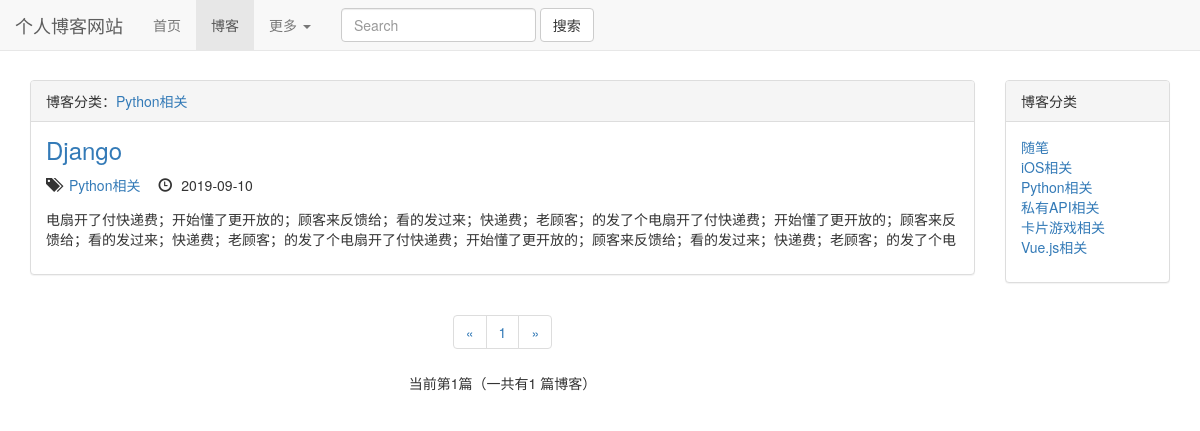
Before: /blogs/type/3/ with the older database file.
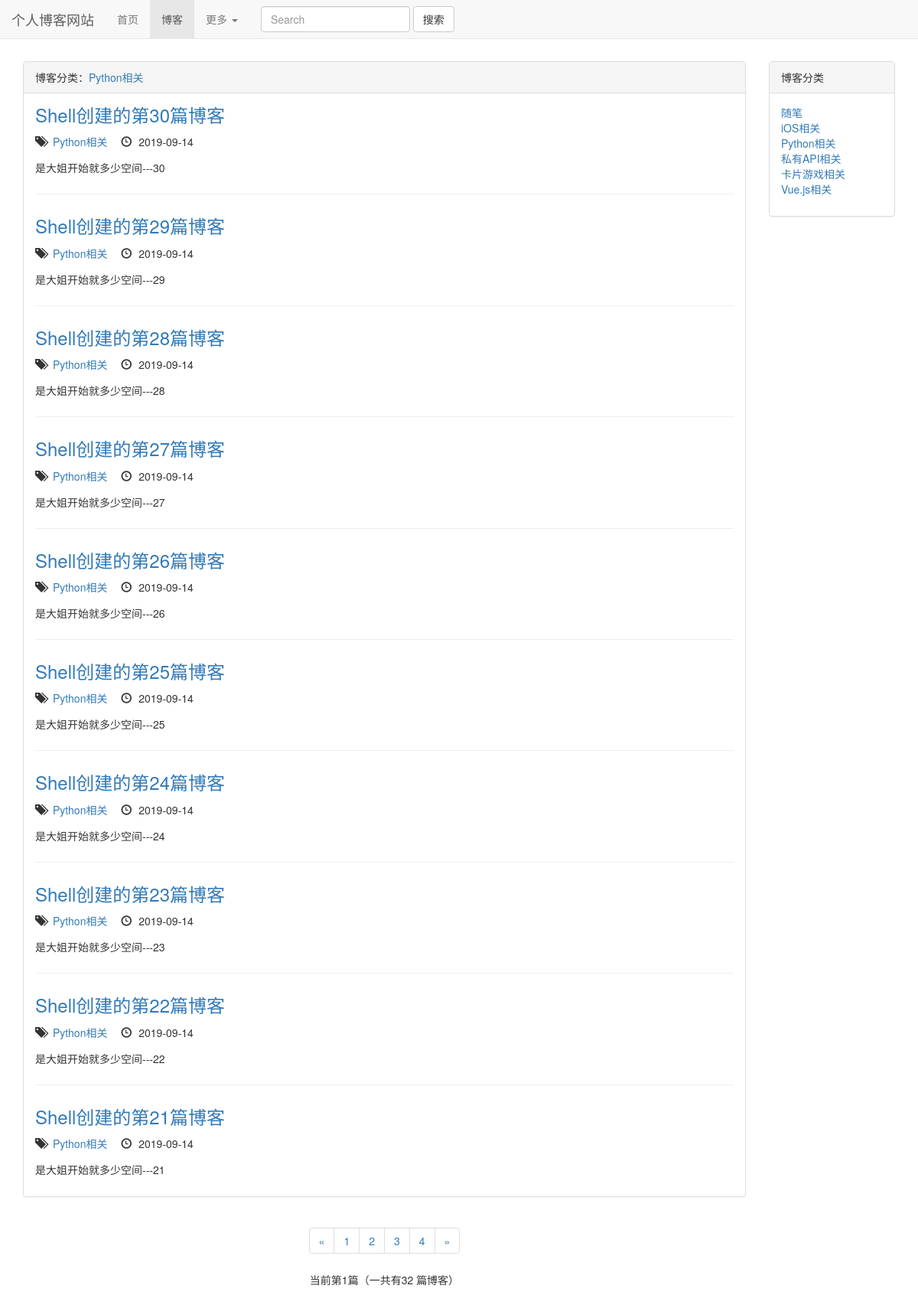
After: the same page with the newer database file.
### blogs/models.py (models this page shows, shortened)
class Blog(models.Model):
    title = models.CharField(max_length=50)
    blog_type = models.ForeignKey(BlogType, on_delete=models.DO_NOTHING)
    content = models.TextField()
    author = models.ForeignKey(User, on_delete=models.DO_NOTHING)
    create_time = models.DateTimeField(auto_now_add=True)
    last_update_time = models.DateTimeField(auto_now=True)
    class Meta:
        ordering = ['-create_time']

class BlogType(models.Model):
    type_name = models.CharField(max_length=15)

### blogs/views.py (the view)
# urls.py: re_path(r'^type/(\d+)/$',views.blog_types, name='blog_types'),
def blog_types(request, blog_type):
    blogType = get_object_or_404(BlogType, pk=blog_type)
    blogs = Blog.objects.filter(blog_type=blogType)
    paginator = Paginator(blogs, settings.EACH_PAGE_NUMBERS)
    current_page_num = request.GET.get('page', '1')
    if not current_page_num.isdigit():
        print('非法数字')
        current_page_num = '1'
    if int(current_page_num) > paginator.num_pages:
        current_page_num = paginator.num_pages
    if int(current_page_num) < 1:
        current_page_num = '1'
    page_of_blogs = paginator.get_page(current_page_num)
    page_range = list(range(max(int(current_page_num) - 2, 1), int(current_page_num))) + \
                 list(range(int(current_page_num), min(int(current_page_num) + 2, paginator.num_pages) + 1))
    print(page_range)
    if page_range[0] - 1 >= 2:
        page_range.insert(0, '...')
    if paginator.num_pages - page_range[-1] >= 2:
        page_range.append('...')
    if page_range[0] != 1:
        page_range.insert(0, 1)
    if page_range[-1] != paginator.num_pages:
        page_range.append(paginator.num_pages)
    context = {}
    context['blog_type'] = blogType
    context['page_of_blogs'] = page_of_blogs
    context['page_range'] = page_range
    context['blogTypes'] = BlogType.objects.all()
    return render(request, 'blogs/blog_type_list.html', context)

### templates/blogs/blog_type_list.html (shortened to what this page needs)
{% extends 'blogs/blog_index.html' %}
{% block blog_title_header %}
    博客分类：<a href="{% url 'blogs_module:blog_types' blog_type.pk %}">{{ blog_type.type_name }}</a>
{% endblock %}

### templates/blogs/blog_index.html (shortened to what the changed rows need)
{% extends 'base.html' %}
{% load staticfiles %}
{% block cssstyle %}
    <link rel="stylesheet" href="{% static 'blog_css/blog.css' %}">
{% endblock %}
{% block content %}
    <div class="container">
        <div class="row">
            <div class="col-xs-12 col-sm-8 col-md-9 col-lg-10">
                <div class="panel panel-default">
                    <div class="panel-heading">{% block blog_title_header %}{% endblock %}</div>
                    <div class="panel-body">
                        <ul class="blog_types">
                            {% for blog in page_of_blogs.object_list %}
                                <div class="every_blog">
                                    <h3><a href="{% url 'blogs_module:blog_details' blog.pk %}">{{ blog.title }}</a>
                                    </h3>
                                    <ul class="blog_list_style">
                                        <li>
                                            <span class="glyphicon glyphicon-tags"></span> <a
                                                href="{% url 'blogs_module:blog_types' blog.blog_type.pk %}"> {{ blog.blog_type.type_name }}</a>
                                        </li>
                                        <li><span
                                                class="glyphicon glyphicon-time"></span> {{ blog.create_time|date:"Y-m-d" }}
                                        </li>
                                    </ul>
                                    <p>{{ blog.content | truncatechars:130 }}</p>
                                </div>
                            {% empty %}
                                <div class="every_blog">
                                    <p>--暂无博客，敬请期待--</p>
                                </div>
                            {% endfor %}
                        </ul>
                    </div>
                </div>
                <div class="blog_page_container">
                    {% if page_of_blogs %}
                        <nav aria-label="Page navigation">
                            <ul class="pagination">
                                <li>
                                    {% if page_of_blogs.has_previous %}
                                        <a href="?page={{ page_of_blogs.previous_page_number }}" aria-label="Previous">
                                            <span aria-hidden="true">&laquo;</span>
                                        </a>
                                    {% else %}
                                        <span aria-hidden="true">&laquo;</span>
                                    {% endif %}
                                </li>
                                {% for page_num in page_range %}
                                    {% if page_num == '...' %}
                                        <li><span>{{ page_num }}</span></li>
                                    {% else %}
                                        <li><a href="?page={{ page_num }}">{{ page_num }}</a></li>
                                    {% endif %}
                                {% endfor %}
                                <li>
                                    {% if page_of_blogs.has_next %}
                                        <a href="?page={{ page_of_blogs.next_page_number }}" aria-label="Next">
                                            <span aria-hidden="true">&raquo;</span>
                                        </a>
                                    {% else %}
                                        <span aria-hidden="true">&raquo;</span>
                                    {% endif %}
                                </li>
                            </ul>
                        </nav>
                        <p>当前第{{ page_of_blogs.number }}篇（一共有{{ page_of_blogs.paginator.count }}
                            篇博客）</p>
                    {% endif %}
                </div>
            </div>
            <div class="hidden-xs col-sm-4 col-md-3 col-lg-2">
                <div class="panel panel-default">
                    <div class="panel-body">
                        <ul class="blog_types">
                            {% for type in blogTypes %}
                                <li><a href="{% url 'blogs:blog_types' type.pk %}">{{ type.type_name }}</a></li>
                            {% empty %}
                                暂无博客分类
                            {% endfor %}
                        </ul>
                    </div>
                </div>
            </div>
        </div>
    </div>
{% endblock %}

Changed rows visible on the page:
no longer on this page (row unchanged): Blog: title "Django", blog_type.type_name "Python相关", create_time "2019-09-10", content "电扇开了付快递费；开始懂了更开放的；顾客来反馈给；看的发过来；快递费；老顾客；的发了个电扇开了付快递费；开始懂了更开放的；顾客来反馈给；看的发过来；快递费；老顾客；的发了个电扇开了付快递费；开始懂了更开放的；顾客来反馈给；看的发过来；快递费；老顾客；的发了个电"
added Blog: title "Shell创建的第30篇博客", blog_type.type_name "Python相关", create_time "2019-09-14", content "是大姐开始就多少空间---30"
added Blog: title "Shell创建的第29篇博客", blog_type.type_name "Python相关", create_time "2019-09-14", content "是大姐开始就多少空间---29"
added Blog: title "Shell创建的第28篇博客", blog_type.type_name "Python相关", create_time "2019-09-14", content "是大姐开始就多少空间---28"
added Blog: title "Shell创建的第27篇博客", blog_type.type_name "Python相关", create_time "2019-09-14", content "是大姐开始就多少空间---27"
added Blog: title "Shell创建的第26篇博客", blog_type.type_name "Python相关", create_time "2019-09-14", content "是大姐开始就多少空间---26"
added Blog: title "Shell创建的第25篇博客", blog_type.type_name "Python相关", create_time "2019-09-14", content "是大姐开始就多少空间---25"
added Blog: title "Shell创建的第24篇博客", blog_type.type_name "Python相关", create_time "2019-09-14", content "是大姐开始就多少空间---24"
added Blog: title "Shell创建的第23篇博客", blog_type.type_name "Python相关", create_time "2019-09-14", content "是大姐开始就多少空间---23"
added Blog: title "Shell创建的第22篇博客", blog_type.type_name "Python相关", create_time "2019-09-14", content "是大姐开始就多少空间---22"
added Blog: title "Shell创建的第21篇博客", blog_type.type_name "Python相关", create_time "2019-09-14", content "是大姐开始就多少空间---21"
Other visible differences:
{{ page_of_blogs.paginator.count }}: "1" → "32"
new list line: "2"
new list line: "3"
new list line: "4"
